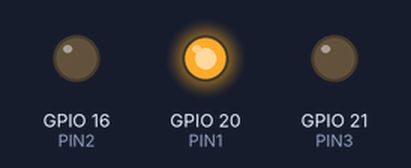
A program run on a simulated Raspberry Pi (BCM pin numbers). On the bench: output pins drawn as LEDs (lit = HIGH).

Above: at 0.2 s.
At 1.2 s:
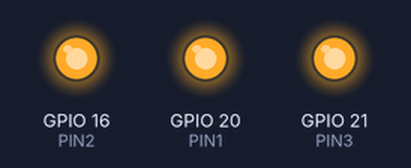
At 1.7 s:
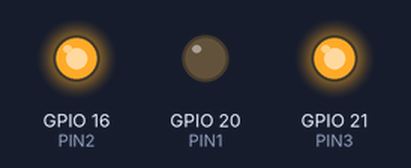
At 2.2 s:
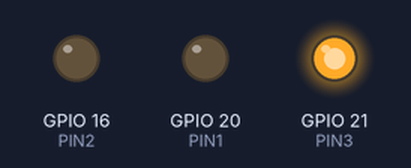
At 3.7 s:
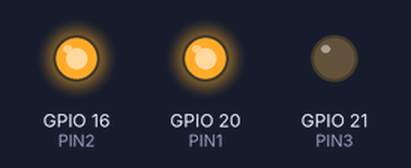
At 5.7 s:
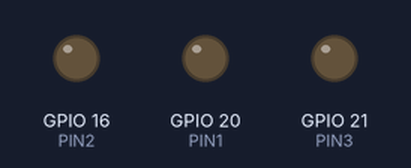
Timing chart, 0 to 6.9 s (numbered marks = the images above):
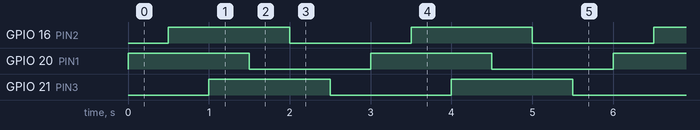

The program:

traffic_light.py
```python
import RPi.GPIO as GPIO
import time

PIN1 = 20
PIN2 = 16
PIN3 = 21

GPIO.setmode(GPIO.BCM)
GPIO.setup(PIN1, GPIO.OUT)
GPIO.setup(PIN2, GPIO.OUT)
GPIO.setup(PIN3, GPIO.OUT)

try:
    while(True):
        GPIO.output(PIN1, GPIO.HIGH)
        time.sleep(0.5)
        GPIO.output(PIN2, GPIO.HIGH)
        time.sleep(0.5)
        GPIO.output(PIN3, GPIO.HIGH)
        time.sleep(0.5)

        GPIO.output(PIN1, GPIO.LOW)
        time.sleep(0.5)
        GPIO.output(PIN2, GPIO.LOW)
        time.sleep(0.5)
        GPIO.output(PIN3, GPIO.LOW)
        time.sleep(0.5)

except KeyboardInterrupt:
    GPIO.cleanup()
```

Measured:
- by itself, GPIO 16 (PIN2), GPIO 20 (PIN1), GPIO 21 (PIN3): alternates HIGH for 1.5 s and LOW for 1.5 s
- by itself, everything shown: repeats every 3.0 s, in 6 steps
